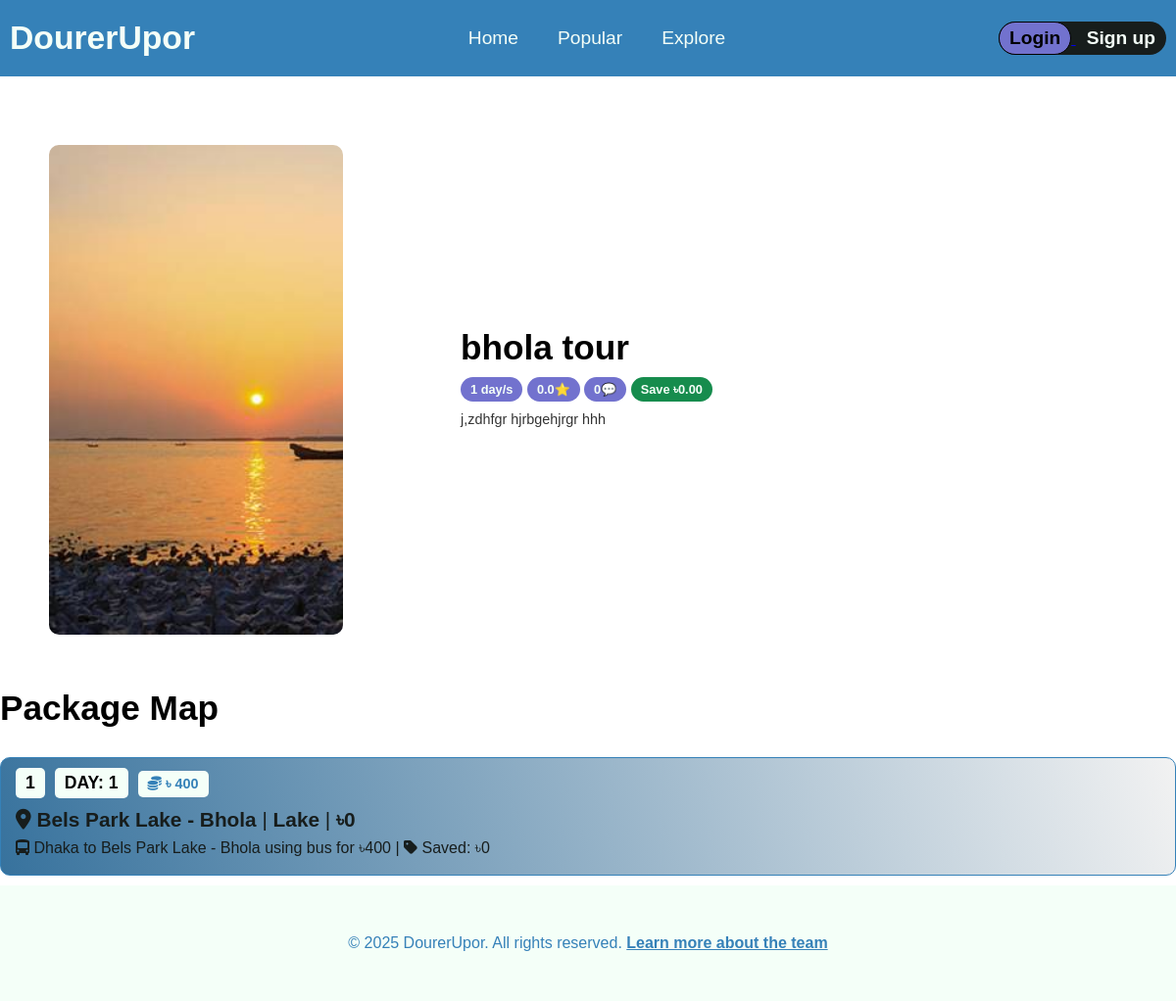
Before: /main/package.php?id=10 with the older database file.
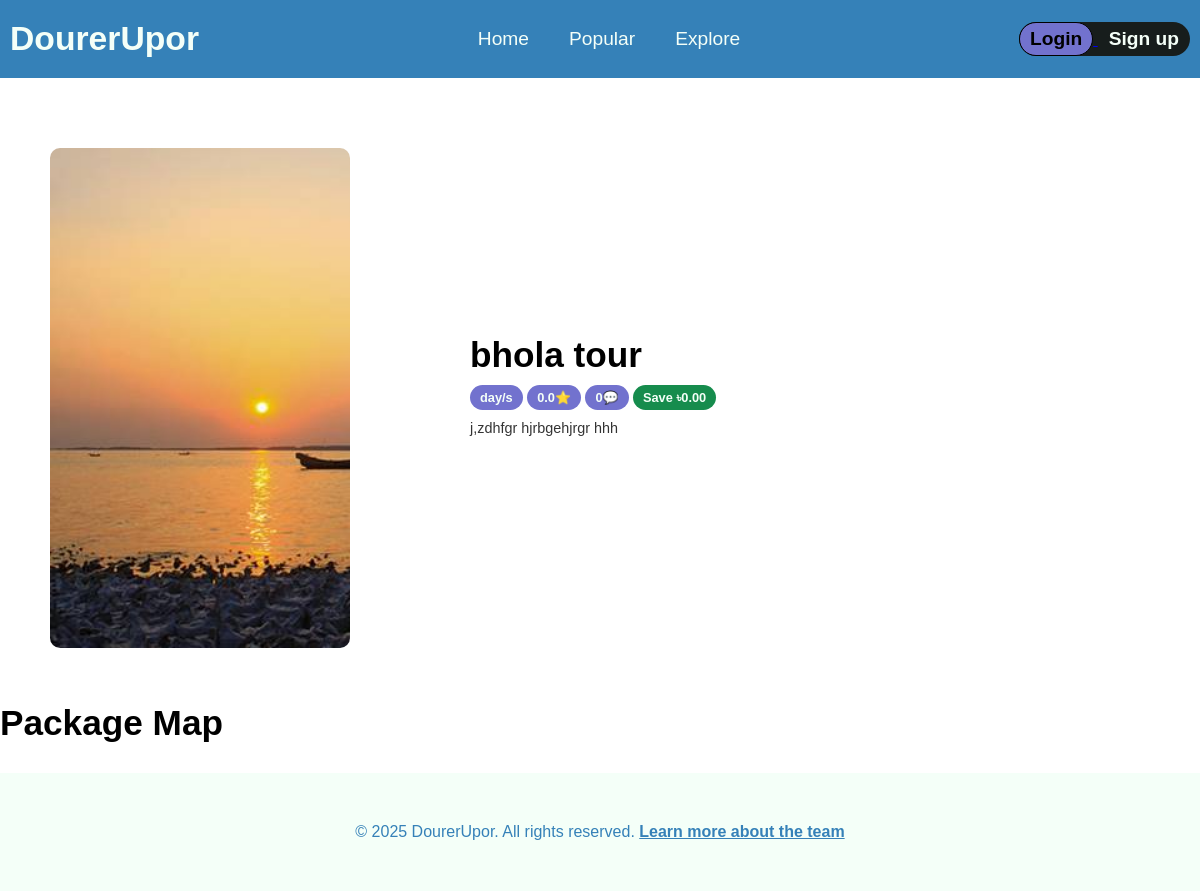
After: the same page with the newer database file.
### tables this page shows
CREATE TABLE `packages` (
  `package_id` int(11) NOT NULL,
  `package_name` varchar(255) NOT NULL,
  `publish_time` timestamp NOT NULL DEFAULT current_timestamp(),
  `build_by` int(11) NOT NULL,
  `status` varchar(255) NOT NULL DEFAULT 'pending',
  `details` varchar(2000) NOT NULL,
  `image` varchar(255) NOT NULL DEFAULT 'unknown.jpg',
  `rejection_feedback` varchar(1000) NOT NULL
);

CREATE TABLE `package_details` (
  `package_id` int(11) NOT NULL,
  `destination_id` int(11) NOT NULL,
  `money_saved` decimal(10,0) NOT NULL DEFAULT 0,
  `day_count` int(11) NOT NULL,
  `step_number` int(11) NOT NULL,
  `pickup` int(11) DEFAULT NULL,
  `transport_type` varchar(255) DEFAULT NULL,
  `cost` decimal(10,0) NOT NULL DEFAULT 0
);

CREATE TABLE `destinations` (
  `destination_id` int(11) NOT NULL,
  `name` varchar(255) NOT NULL,
  `country` varchar(255) NOT NULL DEFAULT 'Bangladesh',
  `type` varchar(255) DEFAULT 'Destination',
  `cost` decimal(10,0) NOT NULL
);

### main/DesignPatterns/imageProxy.php (called while the page is built, shortened)
<?php
class ProxyBackgroundImage implements BackgroundImage {
    private $filename;
    public function __construct($filename) {
        $this->filename = $filename;
    }
    public function getUrl() {
        return $this->filename;
    }
}
function getLazyBackgroundImage($imageName) {
    $bgImage = new ProxyBackgroundImage($imageName);
    return $bgImage->getUrl();
}
?>

### main/package.php (the view, shortened to what the changed rows need)
<?php
$packageId = isset($_GET['id']) ? intval($_GET['id']) : null;
include "decoration.php";
include "DesignPatterns/imageProxy.php";
$conn = Database::getInstance()->getConnection();
$email = isset($_SESSION['email']) ? $_SESSION['email'] : null;
$selectData = $conn->prepare("
SELECT
    p.package_id,
    p.package_name,
    p.details,
    p.image,
    COUNT(DISTINCT pf.user_id) AS Followers,
    AVG(DISTINCT r.rating) AS Rating,
    COUNT(DISTINCT r.review_id) AS TotalReview,
    SUM(DISTINCT pd.money_saved) as Saved,
    MAX(DISTINCT pd.day_count) as TotalDays,
    MAX(CASE WHEN u.email = :email THEN u.id ELSE NULL END) AS LoggedInUserId
FROM
    packages p
LEFT JOIN
    package_details pd ON p.package_id = pd.package_id
LEFT JOIN
    reviews r ON p.package_id = r.package_id
LEFT JOIN
    package_followers pf ON p.package_id = pf.package_id
LEFT JOIN
    user u ON pf.user_id = u.id
WHERE
    p.package_id = :packageId
GROUP BY
    p.package_id, p.package_name
ORDER BY Followers DESC, Rating DESC
");
$selectData->bindParam(':packageId', $packageId, PDO::PARAM_INT);
$selectData->bindParam(':email', $email);
$selectData->execute();
$rows = $selectData->fetchAll(PDO::FETCH_ASSOC);
?>
<!DOCTYPE html>
<html>
<head>
</head>
<body>
 <section id="package-details">
        <div class="package-details-container">
        <?php foreach ($rows as $row):
            $package_id = $row['package_id'];
            $package_name = $row['package_name'];
            $details = $row['details'];
            $coverImage = $row['image'];
            $totalDays = $row['TotalDays'];
            $rating = number_format($row['Rating'], 1);
            $totalReview = $row['TotalReview'];
            $saved = number_format($row['Saved'], 2);
        ?>
            <div class="package-details" data-package-id="<?php echo $package_id; ?>">
                <div class="left">
                    <div class="package-cover lazy-bg" data-bg="<?php echo getLazyBackgroundImage("img/package-cover/{$coverImage}"); ?>"  style="background-repeat: no-repeat; background-size: cover; border-radius: 10px;"></div>
                </div>
                <div class="right">
                    <h3 class="package-name card-item"><?php echo htmlspecialchars($package_name); ?></h3>
                    <div class="card-item">
                        <button disabled class="theme-btn info-btn"><?php echo htmlspecialchars($totalDays); ?> day/s</button>
                        <button disabled class="theme-btn info-btn"><?php echo htmlspecialchars($rating); ?>⭐</button>
                        <button disabled class="theme-btn info-btn"><?php echo htmlspecialchars($totalReview); ?>💬</button>
                        <button disabled class="theme-btn info-btn offer">Save ৳<?php echo $saved; ?></button>
                    </div>
                    <p class="card-item package-brief"><?php echo nl2br($details); ?></p>
                </div>
            </div>
            <?php endforeach; ?>
        </div>
    </section>
    <?php
    $selectPackageDetails = $conn->prepare("
    SELECT p.package_id, pd.step_number as stepCount, pd.day_count as dayCount,
           d.cost as DestCost, d.name as Destination, d.type as DestType,
           dp.name as pickup, pd.transport_type as TransType, pd.cost as transCost,
           pd.money_saved as Saved
    FROM package_details pd
    LEFT JOIN packages p ON p.package_id = pd.package_id
    LEFT JOIN destinations d ON d.destination_id = pd.destination_id
    LEFT JOIN destinations dp ON dp.destination_id = pd.pickup
    WHERE p.package_id = :packageId
    ORDER BY pd.step_number ASC
    ");
    $selectPackageDetails->bindParam(':packageId', $packageId, PDO::PARAM_INT);
    $selectPackageDetails->execute();
    $rows = $selectPackageDetails->fetchAll(PDO::FETCH_ASSOC);
    ?>
    <section id="package-map">
    	<h1 class="package-map-title">Package Map</h1>
    	<div class="map-card-container">
    		<?php foreach ($rows as $row):
	    		$stepCount   = $row['stepCount'];
			    $dayCount    = $row['dayCount'];
			    $destCost    = $row['DestCost'];
			    $destination = $row['Destination'];
			    $destType    = $row['DestType'];
			    $pickup      = $row['pickup'];
			    $transType   = $row['TransType'];
			    $transCost   = $row['transCost'];
			    $saved       = $row['Saved']
        	?>
    		<div class="map-card">
    			<p class="p-day map-item"><?php echo htmlspecialchars($stepCount); ?></p><p class="p-day map-item">DAY: <?php echo htmlspecialchars($dayCount); ?></p><p class="p-day p-cost map-item"><i class="fa-solid fa-coins"></i> <?php echo htmlspecialchars("৳ " . $destCost+$transCost-$saved); ?></p>
    			<p class="p-main map-item"><i class="fa-solid fa-location-dot"></i> <b><?php echo htmlspecialchars($destination); ?></b> | <b><?php echo htmlspecialchars($destType); ?></b> | <b>৳<?php echo htmlspecialchars($destCost); ?></b></p>
    			<p class="p-optional map-item">
                <?php
                    $icon = '<i class="fa-solid fa-car"></i>';
                    if (!empty($transType)) {
                        $type = strtolower($transType);
                        if ($type === 'bike' || $type === 'motorcycle') {
                            $icon = '<i class="fa-solid fa-motorcycle"></i>';
                        } elseif ($type === 'train' || $type === 'metro' || $type === 'tram') {
                            $icon = '<i class="fa-solid fa-train"></i>';
                        } elseif ($type === 'plane' || $type === 'airplane' || $type === 'flight') {
                            $icon = '<i class="fa-solid fa-plane"></i>';
                        }
                        elseif ($type === 'bus' || $type === 'public transport' || $type === 'local bus') {
                            $icon = '<i class="fa-solid fa-bus-simple"></i>';
                        }
                    }
                ?>
                    <?php if (!empty($pickup)): ?>
                        <?php echo $icon . ' ' . htmlspecialchars($pickup . " to "); ?>
                    <?php endif; ?>
                    <?php if (!empty($pickup)): ?>
                        <?php echo htmlspecialchars($destination . " using "); ?>
                    <?php endif; ?>
                    <?php if (!empty($transType)): ?>
                        <?php echo htmlspecialchars($transType . " for ৳" . $transCost . " | "); ?>
                    <?php endif; ?>
                    <i class="fa-solid fa-tag"></i> Saved: ৳<?php echo htmlspecialchars($saved); ?>
                </p>
    		</div>
    		<?php endforeach; ?>
    	</div>
    </section>
</body>
</html>

Changed rows visible on the page:
removed package_details: step_number "1", day_count "1", "৳ " . $destCost+$transCost-$saved "৳ 400", destination.name "Bels Park Lake - Bhola", destination.type "Lake", destination.cost "0", pickup.name "Dhaka to", destination.name "Bels Park Lake - Bhola using", transport_type+cost "bus for ৳400 |", money_saved "0"
shown differently, row unchanged: packages "bhola tour": totalDays "1" → (not shown)
